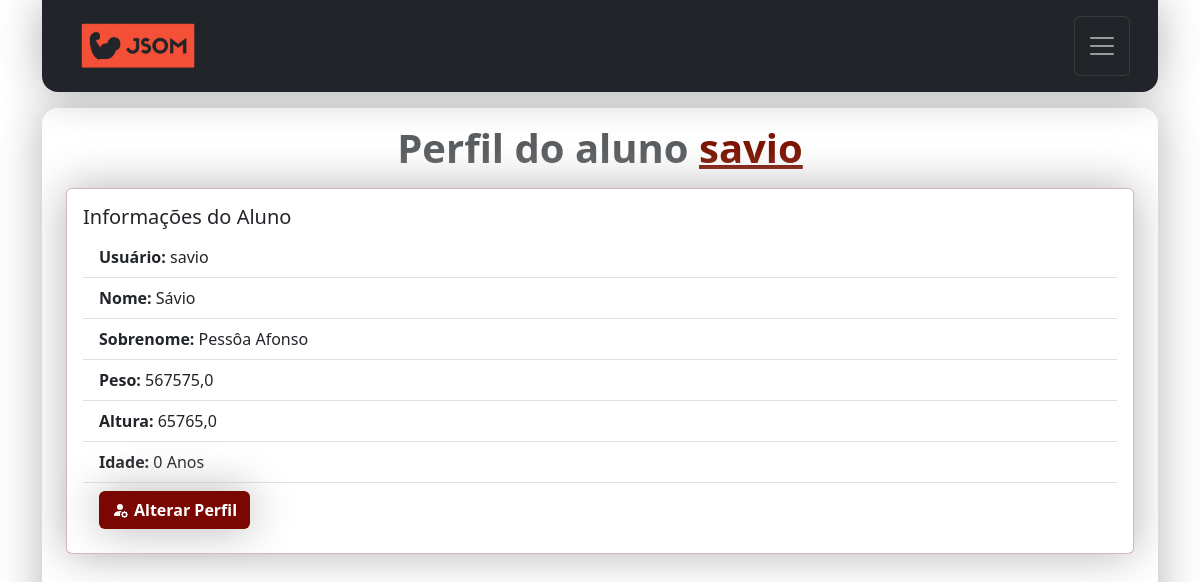
The page /aluno/perfil/1/ (signed in) on the database its author committed.
### jsom_sga/models.py (models this page shows, shortened)
class UserProfile(models.Model):
    user = models.OneToOneField(User, on_delete=models.CASCADE)
    peso = models.FloatField(null=True, blank=True)
    altura = models.FloatField(null=True, blank=True)
    data_nascimento = models.DateField(null=True, blank=True)

### jsom_sga/views/aluno_views.py (the view)
# urls.py: path('aluno/perfil/<int:user_id>/', views.perfil_aluno, name='perfil_aluno'),
@login_required(login_url='JSOM_SGA:index')
def perfil_aluno(request, user_id):
    aluno = get_object_or_404(UserProfile, user__id=user_id)
    site_title = f"Perfil do aluno {aluno.user.username}"
    if aluno.data_nascimento:
        hoje = timezone.now().date()
        idade = hoje.year - aluno.data_nascimento.year - ((hoje.month, hoje.day) < (aluno.data_nascimento.month, aluno.data_nascimento.day))
    else:
        idade = None
    context = {
        'aluno': aluno,
        'idade': idade,
        'site_title': site_title,
    }
    return render(request, 'JSOM_SGA/perfil_aluno.html', context)

### jsom_sga/templates/JSOM_SGA/perfil_aluno.html (shortened to what this page needs)
{% extends "global/base.html" %}
{% block corpo %}
<div class="w-100 table-responsive">
    <h1 class="m-3 fs-1 form-text text-center fw-bold">
        Perfil do aluno <span class="text-jsom-escuro text-decoration-underline">{{ aluno.user.username }}</span>
    </h1>
    <div class="card border-jsom-claro shadow-big mx-4 mb-5">
        <div class="card-body">
            <h5 class="card-title">Informações do Aluno</h5>
            <ul class="list-group list-group-flush">
                <li class="list-group-item"><strong>Usuário:</strong> {{ aluno.user.username }}</li>
                <li class="list-group-item"><strong>Nome:</strong> {{ aluno.user.first_name }}</li>
                <li class="list-group-item"><strong>Sobrenome:</strong> {{ aluno.user.last_name }}</li>
                <li class="list-group-item"><strong>Peso:</strong> {{ aluno.peso }}</li>
                <li class="list-group-item"><strong>Altura:</strong> {{ aluno.altura }}</li>
                <li class="list-group-item"><strong>Idade:</strong> {{ idade }} Anos</li>
                {% if not user.is_staff %}
                  <li class="list-group-item">
                    <a class="nav-link fs-5 active" aria-current="page" href="{% url "JSOM_SGA:aluno_update" %}">
                      <button class="btn text-white fw-semibold icon-link icon-link-hover shadow-big" style="background-color: #7A0701; --bs-icon-link-transform: translate3d(0, -.125rem, 0);">
                        Alterar Perfil
                      </button>
                    </a>
                  </li>
                {% endif %}
            </ul>
        </div>
    </div>
</div>
{% endblock corpo %}

### base_static/global/css/style.css (style rules this page uses)
.text-jsom-escuro { color: #7c1100; }
.border-jsom-claro { border:solid #6b0e0049 1.5px !important; }

### rows shown on the page
UserProfile: user.username "savio", user.first_name "Sávio", user.last_name "Pessôa Afonso", peso "567575,0", altura "65765,0"
